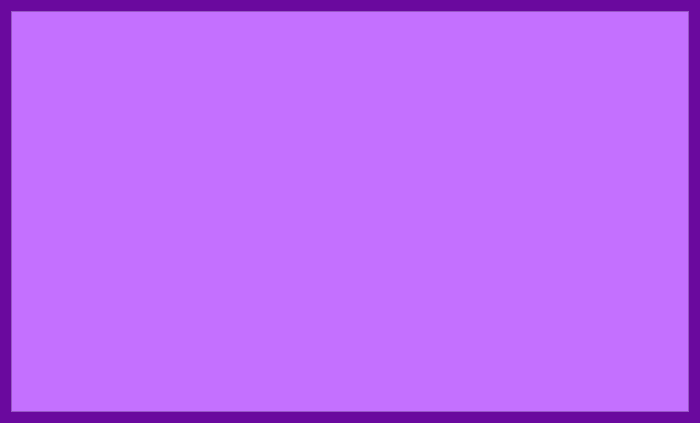
<?xml version="1.0" encoding="UTF-8"?>
<ui version="4.0">
 <class>Form</class>
 <widget class="QWidget" name="Form">
  <property name="geometry">
   <rect>
    <x>0</x>
    <y>0</y>
    <width>700</width>
    <height>423</height>
   </rect>
  </property>
  <property name="windowTitle">
   <string>seccomp-tools</string>
  </property>
  <property name="styleSheet">
   <string notr="true">font: 11pt &quot;ModeSeven&quot;;
background-color: rgb(106, 9, 158);</string>
  </property>
  <layout class="QGridLayout" name="gridLayout">
   <item row="0" column="0">
    <widget class="QListWidget" name="listWidget">
     <property name="styleSheet">
      <string notr="true">background-color: rgb(196, 112, 255);
font: 75 11pt &quot;FreeMono&quot;;
border-color: rgb(65, 5, 98);
selection-color: rgb(65, 5, 98);</string>
     </property>
    </widget>
   </item>
  </layout>
 </widget>
 <resources/>
 <connections/>
</ui>
